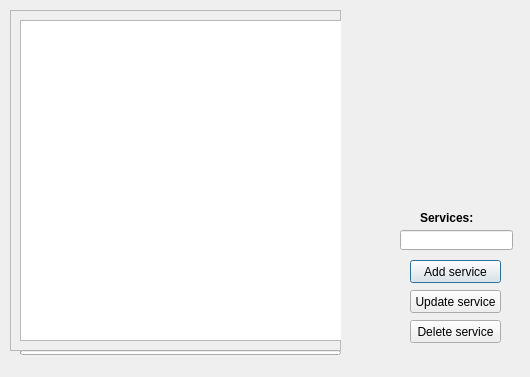
<?xml version="1.0" encoding="UTF-8"?>
<ui version="4.0">
 <class>Dialog</class>
 <widget class="QDialog" name="Dialog">
  <property name="geometry">
   <rect>
    <x>0</x>
    <y>0</y>
    <width>530</width>
    <height>377</height>
   </rect>
  </property>
  <property name="minimumSize">
   <size>
    <width>530</width>
    <height>377</height>
   </size>
  </property>
  <property name="maximumSize">
   <size>
    <width>530</width>
    <height>377</height>
   </size>
  </property>
  <property name="windowTitle">
   <string>Services</string>
  </property>
  <widget class="QFrame" name="frame">
   <property name="geometry">
    <rect>
     <x>10</x>
     <y>10</y>
     <width>331</width>
     <height>341</height>
    </rect>
   </property>
   <property name="frameShape">
    <enum>QFrame::StyledPanel</enum>
   </property>
   <property name="frameShadow">
    <enum>QFrame::Raised</enum>
   </property>
   <widget class="QListWidget" name="listWidget">
    <property name="geometry">
     <rect>
      <x>10</x>
      <y>10</y>
      <width>331</width>
      <height>321</height>
     </rect>
    </property>
   </widget>
  </widget>
  <widget class="QPushButton" name="pushButton">
   <property name="geometry">
    <rect>
     <x>410</x>
     <y>260</y>
     <width>91</width>
     <height>23</height>
    </rect>
   </property>
   <property name="text">
    <string>Add service</string>
   </property>
  </widget>
  <widget class="QPushButton" name="pushButton_2">
   <property name="geometry">
    <rect>
     <x>410</x>
     <y>320</y>
     <width>91</width>
     <height>23</height>
    </rect>
   </property>
   <property name="text">
    <string>Delete service</string>
   </property>
  </widget>
  <widget class="QLineEdit" name="lineEdit">
   <property name="geometry">
    <rect>
     <x>400</x>
     <y>230</y>
     <width>113</width>
     <height>20</height>
    </rect>
   </property>
  </widget>
  <widget class="QLabel" name="label">
   <property name="geometry">
    <rect>
     <x>420</x>
     <y>210</y>
     <width>61</width>
     <height>16</height>
    </rect>
   </property>
   <property name="font">
    <font>
     <pointsize>9</pointsize>
     <weight>75</weight>
     <bold>true</bold>
    </font>
   </property>
   <property name="text">
    <string>Services:</string>
   </property>
  </widget>
  <widget class="QPushButton" name="pushButton_3">
   <property name="geometry">
    <rect>
     <x>410</x>
     <y>290</y>
     <width>91</width>
     <height>23</height>
    </rect>
   </property>
   <property name="text">
    <string>Update service</string>
   </property>
  </widget>
  <widget class="QProgressBar" name="progressBar">
   <property name="geometry">
    <rect>
     <x>20</x>
     <y>350</y>
     <width>321</width>
     <height>5</height>
    </rect>
   </property>
   <property name="maximumSize">
    <size>
     <width>16777215</width>
     <height>5</height>
    </size>
   </property>
   <property name="value">
    <number>0</number>
   </property>
   <property name="textVisible">
    <bool>false</bool>
   </property>
  </widget>
 </widget>
 <resources/>
 <connections/>
</ui>
